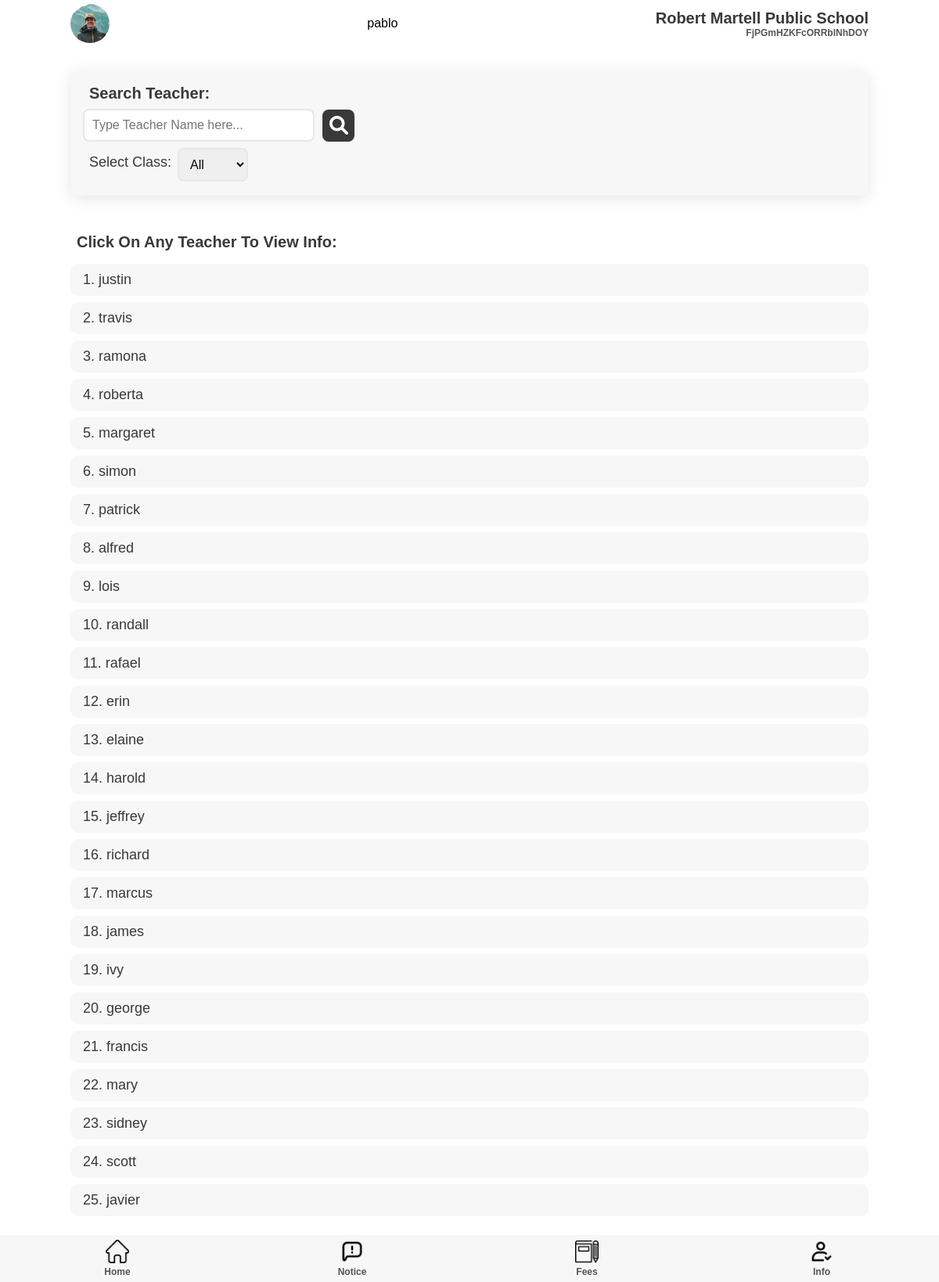
Page /superadmin/teachers/ (signed in) on the committed database.
### superadmin/models.py (models this page shows)
class school(models.Model):
    school = models.CharField(max_length=200, default='', blank=False, null=False)
    address = models.CharField(max_length=200)
    city = models.CharField(max_length=100)
    pin = models.IntegerField()
    state = models.CharField(max_length=50)
    country = models.CharField(max_length=50)
    regno = models.CharField(max_length=100)

### teacher/models.py (models this page shows)
class teacher(models.Model):
    fname = models.CharField(max_length=50)
    mname = models.CharField(max_length=50, blank=True, null=True)
    lname = models.CharField(max_length=50, blank=True, null=True)
    email = models.EmailField()
    phone = models.IntegerField()
    user = models.OneToOneField(User, on_delete=models.CASCADE, primary_key = True)
    school = models.ForeignKey('superadmin.school', on_delete=models.PROTECT)

### superadmin/views.py (the view)
# urls.py: path('teachers/', views.teachers, name = 'teachers'),
def teachers(request):
    admin = SuperAdmin.objects.get(user = request.user)
    school = admin.school
    teachers = teacher.objects.filter(school = admin.school)
    classes = classSection.objects.filter(teacher__in = teacher.objects.filter(school = admin.school))
    return render(request, 'teachers.html', {'teachers': teachers, 'classes': classes, 'school': school})

### templates/superadmin/teachers.html (shortened to what this page needs)
{% extends 'adminhome.html' %}
{% load static %}
{% block extra-head %}
    <link rel="stylesheet" href="{% static '/css/attendance.css' %}" />
    <link rel="stylesheet" href="{% static '/css/teacherExam.css' %}" />
    <link rel="stylesheet" href="{% static '/css/progress.css' %}" />
    <link rel="stylesheet" href="{% static '/css/adminList.css' %}" />
{% endblock extra-head %}
{% block content %}
    <section id="main">
        <section id="list-hero">
        <div class="menu-list list-hero">
          <div class="list-hero-search">
            <h2>Search Teacher:</h2>
            <div class="list-search-box">
              <input
                type="text"
                placeholder="Type Teacher Name here..."
                onchange="submitHandler(event)"
              />
              <i class="fas fa-search"></i>
            </div>
          </div>
          <div class="list-hero-filter">
            <p>Select Class:</p>
            <select name="select-class" id="" onchange="submitHandler(event)">
              <option value="all" selected>All</option>
            </select>
          </div>
        </div>
      </section>
      <section id="admin-stud-list">
        <div class="admin-stud-list">
          <h2>Click on any Teacher to view info:</h2>
          {% for teacher in teachers %}
          <div class="stud-list-elem">
            <div>
              <p>{{ forloop.counter }}. {{ teacher.fname }} {% if teacher.mname %}{{ teacher.mname }}{% endif %} {% if teacher.lname %}{{ teacher.lname }}{% endif %}</p>
            </div>
          </div>
          {% endfor %}
        </div>
      </section>
    </section>
{% endblock content %}

### templates/superadmin/adminhome.html (shortened to what this page needs)
{% load static %}
<!DOCTYPE html>
<html lang="en">
{% block head %}
  <head>
    <link
      rel="stylesheet"
      href="https://cdnjs.cloudflare.com/ajax/libs/font-awesome/6.0.0-beta2/css/all.min.css"
    />
    <link rel="stylesheet" href="{% static 'css/style.css' %}" />
    {% block extra-head %}{% endblock extra-head %}
  </head>
{% endblock head %}
  <body>
    <section id="main">
    {% block nav %}
      <section id="nav">
        <nav class="top-navbar">
          <div class="profile-picture">
            <img src="{% static 'img/profile.jpg' %}" />
          </div>
          {{ user.username }}
          <div class="school-name">
            <h2> {{ school.school }} </h2>
            <h5 class="faded"> {{ school.address }} </h5>
          </div>
        </nav>
      </section>
      {% endblock nav %}
      {% block content %}{% endblock content %}
      {% block bottom-nav %}
      <section id="bottom-nav">
        <nav class="bottom-navbar">
          <div class="nav-links">
            <div class="nav-button">
              <a href="{% url 'superadmin:adminhome' %}">
                <img src="{% static '/img/home.png' %}" />
                <h5 class="faded">Home</h5>
              </a>
            </div>
            <div class="nav-button">
              <a href="{% url 'notice:superAdminNotice' 'all' %}">
                <img src="{% static '/img/notice.png' %}" />
                <h5 class="faded">Notice</h5>
              </a>
            </div>
            <div class="nav-button">
              <a href="/admin/fees.html">
                <img src="{% static '/img/homework.png' %}" />
                <h5 class="faded">Fees</h5>
              </a>
            </div>
            <div class="nav-button">
              <a href="{% url 'superadmin:info' %}">
                <img src="{% static '/img/check.png' %}" />
                <h5 class="faded">Info</h5>
              </a>
            </div>
          </div>
        </nav>
      </section>
      {% endblock bottom-nav %}
    </section>
  </body>
</html>

### static/css/style.css (style rules this page uses)
:root { --dark-green: #1ab7ea; --light-green: #9cdabd; --dark-red: #fb3f4a; --light-red: #fb878e; --light-red: #2196f3; --light-grey: #f7f7f8; --dark-grey: #e7e7e8; --dark: #393939; --faded: #555555; --center-width: 85%; }
* { box-sizing: border-box; margin: 0; padding: 0; }
body { font-family: "Arial", sans-serif; -webkit-font-smoothing: antialiased; }
a { text-decoration: none; }
* { margin: 0; padding: 0; }
#main { margin: auto; margin-bottom: 60px; width: 100%; background-color: #fff; }
#nav { margin-bottom: 30px; }
.top-navbar { margin: auto; display: flex; justify-content: space-between; align-items: center; align-content: center; height: 60px; width: var(--center-width); }
.profile-picture { height: 50px; width: 50px; }
.profile-picture img { height: 100%; width: 100%; border-radius: 50px; object-fit: cover; }
.school-name { display: flex; flex-direction: column; align-items: flex-end; }
.menu-list, .component-back { background-color: var(--light-grey); border-radius: 10px; display: flex; justify-content: space-between; align-items: center; margin: 1em 0; padding: 10px 16px; transition: all 0.5s ease 0s; box-shadow: 0px 4px 20px rgba(0, 0, 0, 0.1); }
.bottom-navbar { margin: auto; position: fixed; bottom: 0; background-color: var(--light-grey); height: 60px; width: 100%; }
.nav-links { margin: auto; width: var(--center-width); display: flex; justify-content: space-between; width: 100%; }
.nav-button { height: 60px; width: 25%; display: flex; flex-direction: column; justify-content: space-around; align-items: center; transition: all 0.3s ease-in-out 0.1s; }
.nav-button > a { width: 100%; text-align: center; }
.nav-button img { height: 30px; }
p { color: var(--dark); font-size: 15px; font-weight: 300; }
h2 { color: var(--dark); text-transform: capitalize; font-size: 20px; font-weight: 600; }
h5 { color: var(--dark); font-size: 12px; font-weight: 600; }
.faded { color: var(--faded); }

### static/css/adminList.css (style rules this page uses)
#list-hero { width: var(--center-width); margin: auto; }
.list-hero { flex-direction: column; align-items: baseline; }
.list-hero-search { width: 100%; }
.list-hero-search > p, .list-hero-search > h2, .list-hero-filter > p { margin: 8px; }
.list-search-box { display: flex; align-items: center; }
.list-search-box > i { font-size: 24px; margin: 0px 10px; background-color: var(--dark); color: #fff; padding: 8.5px; border-radius: 8px; transition: all 0.2s ease 0s; }
input[type="text"] { outline: none; width: 30%; padding: 10px; font-size: 16px; border: 2px solid var(--dark-grey); border-radius: 8px; transition: all 0.4s ease; }
p { font-size: 18px; }
.list-hero-filter { width: 100%; margin: 8px 0px; display: flex; }
.list-hero-filter select { width: 90px; outline: none; padding: 10px; font-size: 16px; border: 2px solid var(--dark-grey); border-radius: 8px; transition: all 0.1s ease; }
#admin-stud-list { width: var(--center-width); margin: auto; padding: 1em 0px; }
.stud-list-elem { background-color: var(--light-grey); border-radius: 10px; display: flex; flex-direction: column; justify-content: flex-start; align-items: flex-start; margin: 0.5em 0; padding: 10px 16px; }
.admin-stud-list h2 { margin: 8px; padding: 8px 0px; }

### rows in the picture
school: school "Robert Martell Public School", address "FjPGmHZKFcORRblNhDOY"
teacher: fname "justin"
teacher: fname "travis"
teacher: fname "ramona"
teacher: fname "roberta"
teacher: fname "margaret"
teacher: fname "simon"
teacher: fname "patrick"
teacher: fname "alfred"
teacher: fname "lois"
teacher: fname "randall"
teacher: fname "rafael"
teacher: fname "erin"
teacher: fname "elaine"
teacher: fname "harold"
teacher: fname "jeffrey"
teacher: fname "richard"
teacher: fname "marcus"
teacher: fname "james"
teacher: fname "ivy"
teacher: fname "george"
teacher: fname "francis"
teacher: fname "mary"
teacher: fname "sidney"
teacher: fname "scott"
teacher: fname "javier"

### other values in the picture
{{ user.username }} "pablo"
